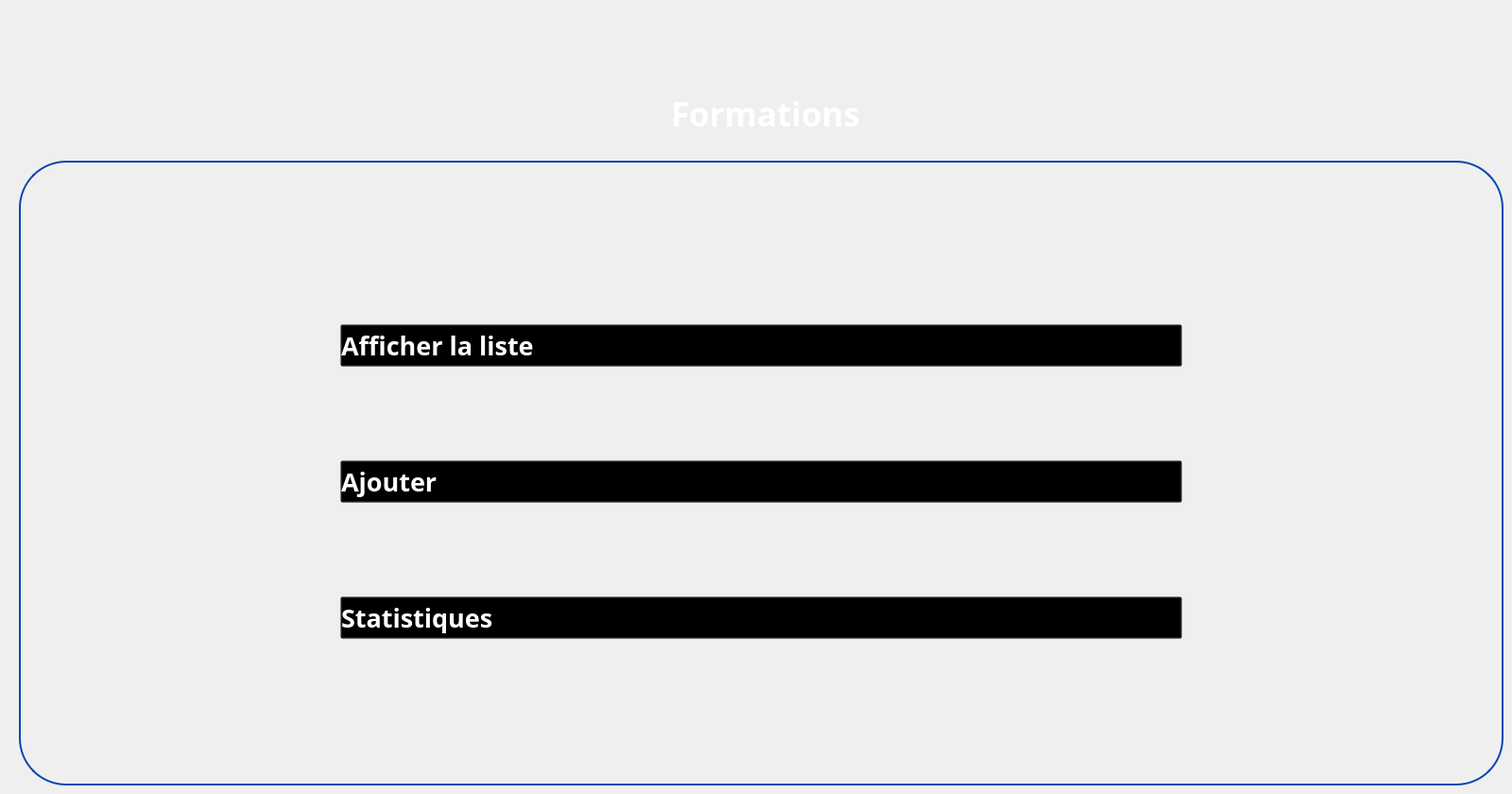
   <widget class="QWidget" name="formation">
    <widget class="QLabel" name="label_33">
     <property name="geometry">
      <rect>
       <x>330</x>
       <y>0</y>
       <width>181</width>
       <height>161</height>
      </rect>
     </property>
     <property name="styleSheet">
      <string notr="true">background:transparent;</string>
     </property>
     <property name="text">
      <string/>
     </property>
     <property name="pixmap">
      <pixmap>:/Downloads/wetransfer_icons_2024-02-06_1419/icons/workshops.png</pixmap>
     </property>
     <property name="scaledContents">
      <bool>true</bool>
     </property>
    </widget>
    <widget class="QGroupBox" name="groupBox_51">
     <property name="geometry">
      <rect>
       <x>20</x>
       <y>170</y>
       <width>1571</width>
       <height>661</height>
      </rect>
     </property>
     <property name="styleSheet">
      <string notr="true">QGroupBox {
	border-radius:50px;
    border: 2px solid #0447AF; /* Red border */
}
</string>
     </property>
     <property name="title">
      <string/>
     </property>
     <widget class="QLabel" name="label_161">
      <property name="geometry">
       <rect>
        <x>190</x>
        <y>30</y>
        <width>51</width>
        <height>51</height>
       </rect>
      </property>
      <property name="text">
       <string/>
      </property>
      <property name="pixmap">
       <pixmap>../../Downloads/wetransfer_gestion-de-formations_2024-02-16_1550/icons/client.png</pixmap>
      </property>
      <property name="scaledContents">
       <bool>true</bool>
      </property>
     </widget>
     <widget class="QWidget" name="horizontalLayoutWidget_26">
      <property name="geometry">
       <rect>
        <x>340</x>
        <y>80</y>
        <width>891</width>
        <height>521</height>
       </rect>
      </property>
      <layout class="QVBoxLayout" name="verticalLayout_7">
       <item>
        <widget class="QPushButton" name="pushButton_156">
         <property name="font">
          <font>
           <family>Gill Sans MT</family>
           <pointsize>20</pointsize>
           <weight>75</weight>
           <bold>true</bold>
          </font>
         </property>
         <property name="styleSheet">
          <string notr="true">QPushButton:hover {
    color: blue;
    background: transparent;
}

QPushButton {
    text-align: left;
    background: transparent;
    color: rgb(255,255,255);
}
</string>
         </property>
         <property name="text">
          <string>Afficher la liste</string>
         </property>
         <property name="icon">
          <iconset>
           <normaloff>../../Downloads/wetransfer_icons_2024-02-06_1419/icons/liste-de-controle.png</normaloff>../../Downloads/wetransfer_icons_2024-02-06_1419/icons/liste-de-controle.png</iconset>
         </property>
         <property name="iconSize">
          <size>
           <width>50</width>
           <height>46</height>
          </size>
         </property>
        </widget>
       </item>
       <item>
        <widget class="QPushButton" name="pushButton_157">
         <property name="font">
          <font>
           <family>Gill Sans MT</family>
           <pointsize>20</pointsize>
           <weight>75</weight>
           <bold>true</bold>
          </font>
         </property>
         <property name="styleSheet">
          <string notr="true">QPushButton:hover {
    color: blue;
    background: transparent;
}

QPushButton {
    text-align: left;
    background: transparent;
    color: rgb(255,255,255);
}
</string>
         </property>
         <property name="text">
          <string>Ajouter </string>
         </property>
         <property name="icon">
          <iconset>
           <normaloff>../../Downloads/wetransfer_icons_2024-02-06_1419/icons/image (3).png</normaloff>../../Downloads/wetransfer_icons_2024-02-06_1419/icons/image (3).png</iconset>
         </property>
         <property name="iconSize">
          <size>
           <width>50</width>
           <height>46</height>
          </size>
         </property>
        </widget>
       </item>
       <item>
        <widget class="QPushButton" name="pushButton_158">
         <property name="font">
          <font>
           <family>Gill Sans MT</family>
           <pointsize>20</pointsize>
           <weight>75</weight>
           <bold>true</bold>
          </font>
         </property>
         <property name="styleSheet">
          <string notr="true">QPushButton:hover {
    color: blue;
    background: transparent;
}

QPushButton {
    text-align: left;
    background: transparent;
    color: rgb(255,255,255);
}

</string>
         </property>
         <property name="text">
          <string>Statistiques</string>
         </property>
         <property name="icon">
          <iconset>
           <normaloff>../../Downloads/wetransfer_icons_2024-02-06_1419/icons/image (2).png</normaloff>../../Downloads/wetransfer_icons_2024-02-06_1419/icons/image (2).png</iconset>
         </property>
         <property name="iconSize">
          <size>
           <width>50</width>
           <height>46</height>
          </size>
         </property>
        </widget>
       </item>
      </layout>
     </widget>
    </widget>
    <widget class="QLabel" name="label_62">
     <property name="geometry">
      <rect>
       <x>710</x>
       <y>90</y>
       <width>211</width>
       <height>61</height>
      </rect>
     </property>
     <property name="font">
      <font>
       <family>Plus Jakarta Sans</family>
       <pointsize>26</pointsize>
       <weight>75</weight>
       <bold>true</bold>
      </font>
     </property>
     <property name="styleSheet">
      <string notr="true">color:white;
    background: transparent;
</string>
     </property>
     <property name="text">
      <string>Formations</string>
     </property>
    </widget>
   </widget>
